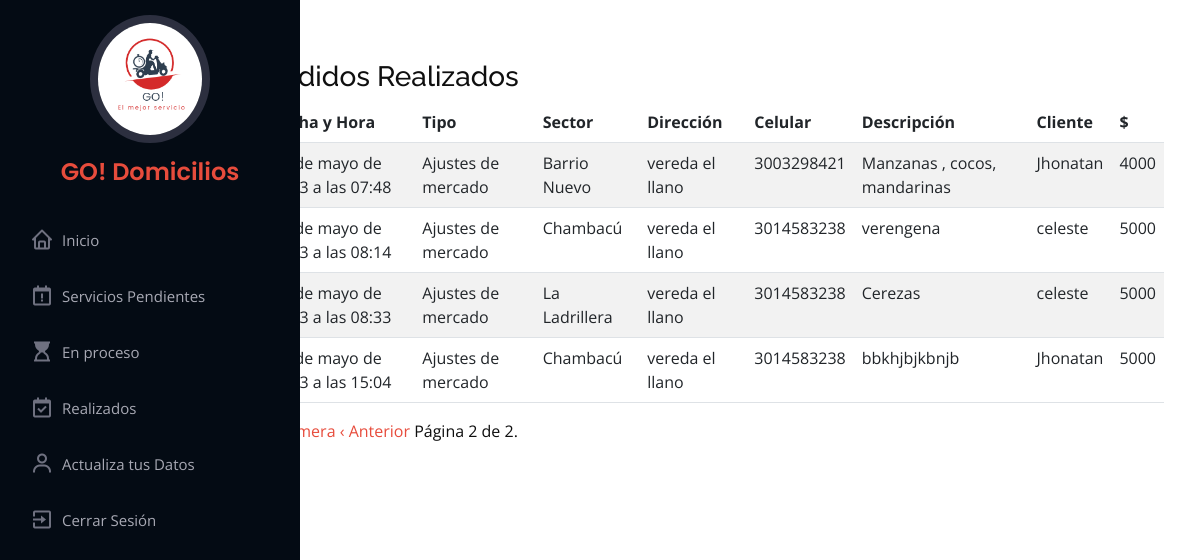
/realizado/?page=2 (signed in), run on an earlier commit of the app's database.
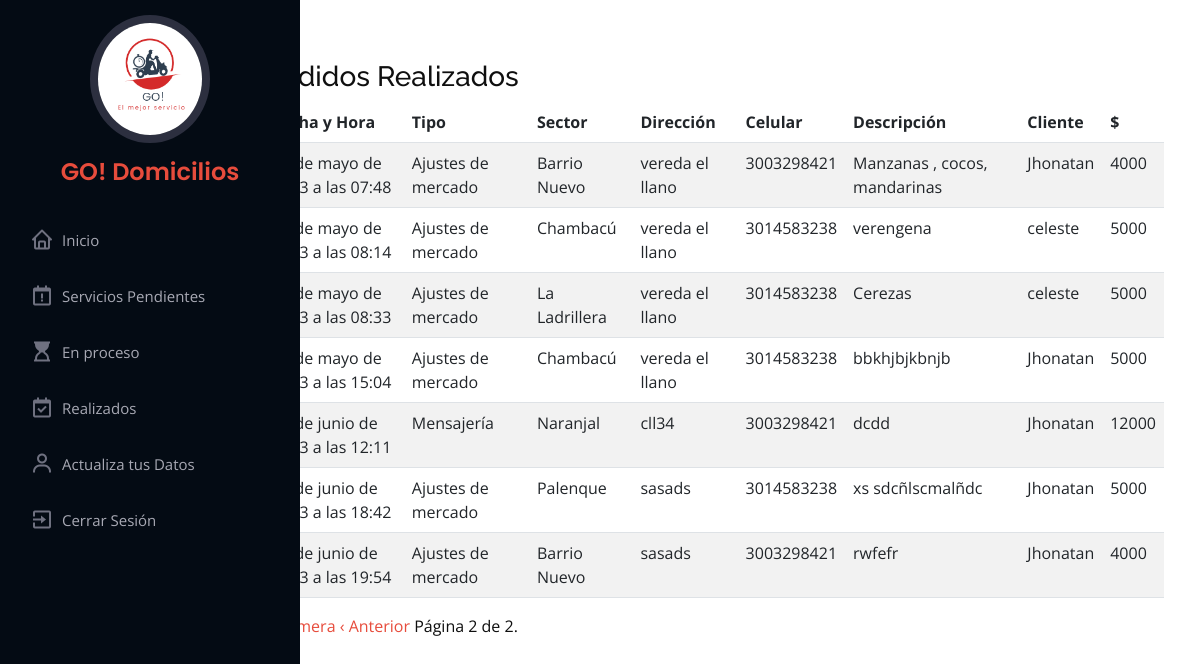
And on a later commit of the database.
### servigou/models.py (models this page shows, shortened)
class Servicio(models.Model):
    fecha_hora = models.DateTimeField(default=timezone.now)
    tipo = models.CharField(max_length=30, null=False, blank=False)
    direccion = models.CharField(max_length=20, null=True, blank=False)
    celular = models.CharField(max_length=13,null=True, blank=False)
    descripcion = models.CharField(max_length=1000, null=False, blank=False)
    estado = models.CharField(max_length=50, default='sin_asignar')
    repartidor = models.ForeignKey(User, on_delete=models.CASCADE, related_name='repartidor', default=1, null=True)
    User = models.ForeignKey(User,on_delete=models.CASCADE, related_name='User')
    ruta = models.ForeignKey(Ruta, on_delete=models.CASCADE, related_name='ruta', default=1)

class Ruta(models.Model):
    nombre = models.CharField(max_length=30, null=False, blank=False, default='ruta')
    valor = models.BigIntegerField(null=False, blank=False)
    descripcion = models.CharField(max_length=100, null=False, blank=False, default='ruta')
    def __str__(self):
        return self.nombre

class User(AbstractUser):
    documento = models.IntegerField(unique=True, null=True, blank=False)
    celular = models.IntegerField(null=True, blank=False)
    direccion = models.CharField(max_length=20, null=True, blank=False)
    def __str__(self):
        return self.first_name

### servigou/views.py (the view)
# urls.py: path('realizado/', views.realizado, name="realizado"),
@login_required(login_url='login')
def realizado(request):
    repartidor = request.user.id
    print(repartidor)
    servicios = Servicio.objects.filter(estado='realizado', repartidor_id=repartidor)
    paginator = Paginator(servicios, 10)  # Mostrar 7 elementos por página
    page = request.GET.get('page')  # Obtener el número de página actual desde la solicitud GET
    servicios = paginator.get_page(page)  # Obtener los elementos para la página actual
    return render(request, 'layout/Disenorepartidor/Realizado.html', {'page_obj': servicios})

### templates/layout/Disenorepartidor/Realizado.html (shortened to what this page needs)
{% extends 'layout/Disenorepartidor/baserepartidor.html' %}
{% load static %}
{% block contenido %}
<div class="contain_admin">
  <div class="table-responsive">
    <table class="table table-striped">
      <h3>Pedidos Realizados</h3>
      <thead>
        <tr>
          <th scope="col">Fecha y Hora</th>
          <th scope="col">Tipo</th>
          <th scope="col">Sector</th>
          <th scope="col">Dirección</th>
          <th scope="col">Celular</th>
          <th scope="col">Descripción</th>
          <th scope="col">Cliente</th>
          <th scope="col">$</th>
        </tr>
      </thead>
      <tbody>
        {% for c in page_obj %}
        <tr>
          <td>{{ c.fecha_hora }}</td>
          <td>{{ c.tipo }}</td>
          <td>{{ c.ruta }}</td>
          <td>{{ c.direccion }}</td>
          <td>{{ c.celular }}</td>
          <td>{{ c.descripcion }}</td>
          <td>{{ c.User }}</td>
          <td>{{ c.ruta.valor }}</td>
        </tr>
        {% endfor %}
      </tbody>
    </table>
    <span class="step-links">
      {% if page_obj.has_previous %}
        <a href="?page=1">&laquo; Primera</a>
        <a href="?page={{ page_obj.previous_page_number }}">&lsaquo; Anterior</a>
      {% endif %}
      <span class="current-page">
        Página {{ page_obj.number }} de {{ page_obj.paginator.num_pages }}.
      </span>
    </span>
  </div>
</div>
{% endblock contenido %}

What changed in the data, as far as the page shows it:
added Servicio: fecha_hora "22 de junio de 2023 a las 12:11", tipo "Mensajería", ruta "Naranjal", direccion "cll34", celular "3003298421", descripcion "dcdd", User "Jhonatan", ruta.valor "12000"
added Servicio: fecha_hora "25 de junio de 2023 a las 18:42", tipo "Ajustes de mercado", ruta "Palenque", direccion "sasads", celular "3014583238", descripcion "xs sdcñlscmalñdc", User "Jhonatan", ruta.valor "5000"
added Servicio: fecha_hora "25 de junio de 2023 a las 19:54", tipo "Ajustes de mercado", ruta "Barrio Nuevo", direccion "sasads", celular "3003298421", descripcion "rwfefr", User "Jhonatan", ruta.valor "4000"
